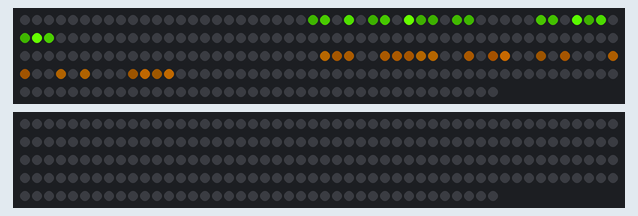
The sketch below on a simulated Arduino Uno, built with avr-gcc and run on an emulated ATmega328P. Parts: 2 × 240 RGB LEDs in strip order, left to right, continuing on the next row. Dim RGB values are drawn brighter than linear; random numbers use the default seed unless the sketch sets one.

Above: at 1.04 s.
At 4.3 s:
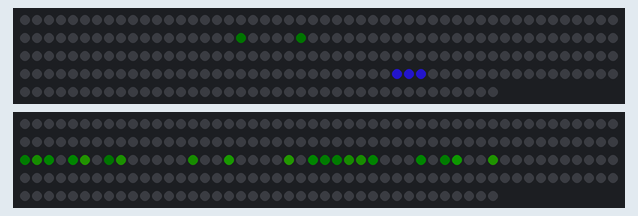
At 11.17 s:
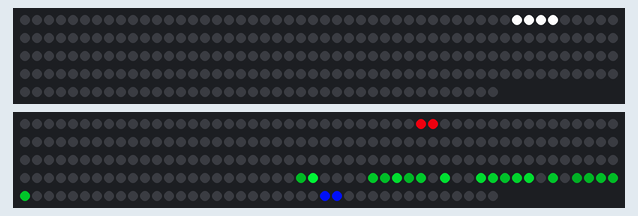
At 17.73 s:
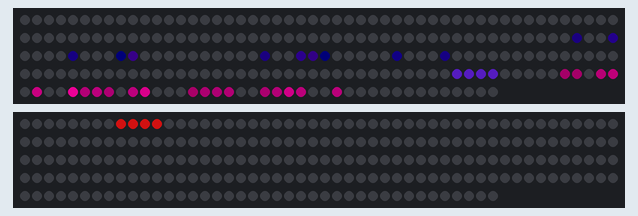
At 28.62 s:
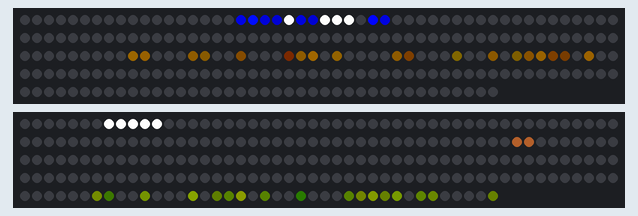
At 38.81 s:
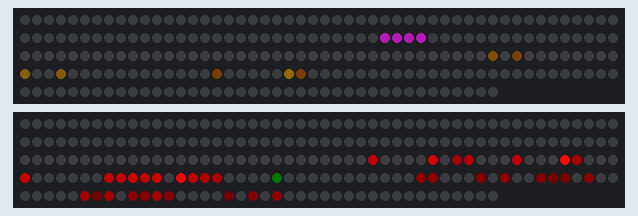

The sketch:

NeoPixelFireworks.ino
```cpp
#include <FastLED.h>
#include <LinkedList.h>

#include "Flare.h"
#include "Blast.h"
#include "Canvas.h"

// Physics
#define LEDS_PER_METER 15
#define FRAMES_PER_SECOND 200

// LEDS
#define LED_PIN_1 0
#define LED_PIN_2 2
#define COLOR_ORDER GRB
#define CHIPSET WS2812B
#define BRIGHTNESS 250
#define USE_CYCLIC_STRIP true
#define NUM_STRIPS 2
#define NUM_LEDS_PER_STRIP 240
#define NUM_LEDS NUM_LEDS_PER_STRIP *NUM_STRIPS
CRGB leds[NUM_LEDS];

// Blasts
#define BLAST_PROBABILITY_PERCENT 15
#define MAX_BLAST_COUNT 6
#define BLAST_CREATION_LIMIT_AREA 2
#define BLAST_CREATION_LIMIT_TIME_SEC 2
LinkedList<Blast *> blasts = LinkedList<Blast *>();
double lastBlastLocation = 0;
double timeOfLastBlast = 0;

// Canvas
Canvas canvas = Canvas(leds, NUM_LEDS, LEDS_PER_METER, USE_CYCLIC_STRIP);

void setup()
{
  Serial.begin(115200);
  LEDS.addLeds<CHIPSET, LED_PIN_1, COLOR_ORDER>(leds, 0, NUM_LEDS_PER_STRIP);
  LEDS.addLeds<CHIPSET, LED_PIN_2, COLOR_ORDER>(leds, NUM_LEDS_PER_STRIP, NUM_LEDS_PER_STRIP);
  LEDS.setBrightness(BRIGHTNESS);
  randomSeed(analogRead(0));
}

void loop()
{
  FastLED.clear();
  sanitizeBlasts();
  createBlasts();
  animateBlasts();
  FastLED.show();
  FastLED.delay(1000 / FRAMES_PER_SECOND);
}

void createBlasts()
{
  if (random(101) < BLAST_PROBABILITY_PERCENT && blasts.size() < MAX_BLAST_COUNT)
  {
    double currentTime = millis();
    double newLocation = (double(random8(101)) / 100) * (NUM_LEDS / LEDS_PER_METER);
    if (abs(newLocation - lastBlastLocation) > BLAST_CREATION_LIMIT_AREA || (currentTime - timeOfLastBlast) / 1000 > BLAST_CREATION_LIMIT_TIME_SEC)
    {
      blasts.add(new Blast(newLocation));
      lastBlastLocation = newLocation;
      timeOfLastBlast = millis();
    }
  }
}

void sanitizeBlasts()
{
  Blast *blast;
  int i = 0;
  while (i < blasts.size())
  {
    blast = blasts.get(i);
    if (blast->isAlive())
    {
      i++;
    }
    else
    {
      blasts.remove(i);
      delete blast;
    }
  }
}

void animateBlasts()
{
  Blast *blast;
  for (int i = 0; i < blasts.size(); i++)
  {
    blast = blasts.get(i);
    blast->update();
    blast->render(&canvas);
  }
}
```

Blast.cpp
```cpp
#include "Blast.h"

#include "Common.h"

#define MIN_FLARE_COUNT 25
#define MAX_FLARE_COUNT 30
#define MIN_VELOCITY_SEC 0.1
#define MAX_VELOCITY_SEC 2
#define MIN_FLASH_DURATION_SEC 0.3
#define MAX_FLASH_DURATION_SEC 0.8

Blast::Blast(double positionMeters)
{
  _timeOfBirth = millis();
  _flashDurationSec = randomFraction(MIN_FLASH_DURATION_SEC, MAX_FLASH_DURATION_SEC);
  _color = CHSV(random8(), 255, 255);
  _flash = new Flash(_color, positionMeters, _flashDurationSec);
  _flares = new LinkedList<Flare *>();
  _postionMeters = positionMeters;
}

void Blast::update()
{
  double timeSinceBirthSec = timeToSec(millis() - _timeOfBirth);
  if (timeSinceBirthSec > _flashDurationSec && _flares->size() == 0)
  {
    int numberOfFlares = random8(MIN_FLARE_COUNT, MAX_FLARE_COUNT);
    while (--numberOfFlares > 0)
    {
      double velocity = randomFraction(MIN_VELOCITY_SEC, MAX_VELOCITY_SEC) * (random8(2) ? 1 : -1);
      _addFlare(velocity);
    }
  }
  if (_flash)
  {
    _flash->update();
  }
  for (int i = 0; i < _flares->size(); i++)
  {
    Flare *f = _flares->get(i);
    f->update();
  }
}

void Blast::render(Canvas *canvas)
{
  for (int i = 0; i < _flares->size(); i++)
  {
    Flare *f = _flares->get(i);
    f->render(canvas);
  }
  if (_flash)
  {
    _flash->render(canvas);
  }
}

bool Blast::isAlive()
{
  for (int i = 0; i < _flares->size(); i++)
  {
    Flare *f = _flares->get(i);
    if (f->isAlive())
    {
      return true;
    }
  }
  if (_flares->size() == 0)
  {
    return true;
  }
  if (_flash && _flash->isAlive())
  {
    return true;
  }
  return false;
}

void Blast::_addFlare(double velocityMeterPerSec)
{
  _flares->add(new Flare(
      _color,
      _postionMeters,
      velocityMeterPerSec));
}

Blast::~Blast()
{
  delete _flash;
  Flare *flare;
  while (_flares->size() > 0)
  {
    flare = _flares->remove(0);
    delete flare;
  }
  delete _flares;
}
```

Blast.h
```cpp
#ifndef Blast_h
#define Blast_h

#include <LinkedList.h>
#include "Flare.h"
#include "Flash.h"
#include "Canvas.h"

class Blast
{
public:
  Blast(double positionMeters);
  bool isAlive();
  void update();
  void render(Canvas *canvas);
  ~Blast();

private:
  void _addFlare(double velocityMeterPerSec);
  double _postionMeters;
  double _timeOfBirth;
  double _flashDurationSec;
  CHSV _color;
  LinkedList<Flare *> *_flares;
  Flash *_flash;
};

#endif
```

Canvas.cpp
```cpp
#include "Canvas.h"

Canvas::Canvas(
    CRGB *leds,
    uint numberOfLEDs,
    uint LEDsPerMeter,
    bool usesCyclicStrip)
{
  _numberOfLEDs = numberOfLEDs;
  _LEDsPerMeter = LEDsPerMeter;
  _usesCyclicStrip = usesCyclicStrip;
  _leds = leds;
}

void Canvas::setColorInMeterPosition(CRGB color, double meterPosition)
{
  int ledIndexPos = _ledIndexFromMeterPosition(meterPosition);
  if (ledIndexPos >= 0 && ledIndexPos < _numberOfLEDs)
  {
    _leds[ledIndexPos] += color;
  }
}

// TODO: Support cyclic behavior for setColorInMeterPositionWithRadius method
void Canvas::setColorInMeterPositionWithRadius(CRGB color, double meterPosition, double radius)
{
  int ledIndexStart = _ledIndexFromMeterPosition(meterPosition - radius);
  int ledIndexEnd = _ledIndexFromMeterPosition(meterPosition + radius);
  int ledIndex = ledIndexStart;
  while (++ledIndex <= ledIndexEnd)
  {
    if (ledIndex >= 0 && ledIndex < _numberOfLEDs)
    {
      _leds[ledIndex] += color;
    }
  }
}

int Canvas::_ledIndexFromMeterPosition(double meterPosition)
{
  int index = floor(meterPosition * _LEDsPerMeter);
  if (_usesCyclicStrip)
  {
    index = (index % _numberOfLEDs + _numberOfLEDs) % _numberOfLEDs;
  }
  return index;
}
```

Canvas.h
```cpp
#ifndef Canvas_h
#define Canvas_h

#include <FastLED.h>

class Canvas
{
public:
  Canvas(
      CRGB *leds,
      uint numberOfLEDs,
      uint LEDsPerMeter,
      bool usesCyclicStrip);
  void setColorInMeterPosition(CRGB color, double positionMeter);
  void setColorInMeterPositionWithRadius(CRGB color, double meterPosition, double radius);

private:
  unsigned int _numberOfLEDs;
  unsigned int _LEDsPerMeter;
  CRGB *_leds;
  bool _usesCyclicStrip;
  int _ledIndexFromMeterPosition(double meterPosition);
};

#endif
```

Common.cpp
```cpp
#include "Common.h"

#include <FastLED.h>

double randomFraction(double min, double max)
{
  return (double(random8()) / 255 * (max - min)) + min;
}

double timeToSec(double time)
{
  return time / 1000.0;
}
```

Common.h
```cpp
#ifndef Common_h
#define Common_h

double randomFraction(double min, double max);
double timeToSec(double time);

#endif
```

Flare.cpp
```cpp
#include "Flare.h"

#include "Common.h"

#define BRIGHTNESS_THRESHOLD 0
#define MIN_FADE_BY_FACTOR 0.1
#define MAX_FADE_BY_FACTOR 0.2
#define MAX_FADE_BY_VALUE 255
#define MIN_IGNITION_TIME_SEC 0.05
#define MAX_IGNITION_TIME_SEC 0.15
#define VELOCITY_SLOW_DOWN_FACTOR 1.5
#define MIN_VELOCITY_METER_SEC 0.015

Flare::Flare(
    CRGB color,
    double positionMeters,
    double velocityMeterPerSec)
{
  _timeOfBirth = millis();
  _postionMeters = positionMeters;
  _color = color;
  _currentColor = CRGB::White;
  _timeOfLastUpdate = _timeOfBirth;
  _velocityMeterPerSec = velocityMeterPerSec;
  _direction = velocityMeterPerSec > 0 ? 1 : -1;
  _fadeFactor = randomFraction(MIN_FADE_BY_FACTOR, MAX_FADE_BY_FACTOR);
  _ignitionTimeSec = randomFraction(MIN_IGNITION_TIME_SEC, MAX_IGNITION_TIME_SEC);
}

bool Flare::isAlive()
{
  double timeSinceBirthSec = timeToSec(millis() - _timeOfBirth);
  bool isStillIgniting = timeSinceBirthSec < _ignitionTimeSec;
  bool isBright = _currentColor.getLuma() > BRIGHTNESS_THRESHOLD;
  return isBright || isStillIgniting;
}

void Flare::update()
{
  double currentTime = millis();
  double timeSinceLastUpdateSec = timeToSec(currentTime - _timeOfLastUpdate);
  double timeSinceBirthSec = timeToSec(currentTime - _timeOfBirth);

  double positionDeltaMeter = _velocityMeterPerSec * timeSinceLastUpdateSec;
  _postionMeters += positionDeltaMeter;
  if (abs(_velocityMeterPerSec) > MIN_VELOCITY_METER_SEC)
  {
    _velocityMeterPerSec -= VELOCITY_SLOW_DOWN_FACTOR * positionDeltaMeter;
  }

  bool isStillIgniting = timeSinceBirthSec < _ignitionTimeSec;
  _color.fadeToBlackBy(_fadeFactor * MAX_FADE_BY_VALUE);
  if (isStillIgniting)
  {
    _currentColor = CRGB::White;
  }
  else
  {
    _currentColor = _color;
  }
}

void Flare::render(Canvas *canvas)
{
  canvas->setColorInMeterPosition(_currentColor, _postionMeters);
}
```

Flare.h
```cpp
#ifndef Flare_h
#define Flare_h

#include <FastLED.h>
#include "Canvas.h"

class Flare
{
public:
  Flare(
      CRGB color,
      double positionMeters,
      double velocityMeterPerSec);
  bool isAlive();
  void update();
  void render(Canvas *canvas);

private:
  double _timeOfBirth;
  double _timeOfLastUpdate;
  double _velocityMeterPerSec;
  int _direction;
  CRGB _currentColor;
  CRGB _color;
  double _postionMeters;
  double _fadeFactor;
  double _ignitionTimeSec;
};

#endif
```

Flash.cpp
```cpp
#include "Flash.h"

#include "Common.h"

#define EXPLODE_IMPLODE_TIME_RATIO 0.8
#define MAX_EXPLODE_RADIUS_METER 0.06
#define MIN_EXPLODE_RADIUS_METER 0.2

Flash::Flash(CHSV color, double positionMeters, double durationSec)
{
  _timeOfBirth = millis();
  _positionMeters = positionMeters;
  _durationSec = durationSec;
  _explodeDurationSec = durationSec * EXPLODE_IMPLODE_TIME_RATIO;
  _implodeDurationSec = durationSec - _explodeDurationSec;
  _maxRadiusMeter = randomFraction(MIN_EXPLODE_RADIUS_METER, MAX_EXPLODE_RADIUS_METER);
  _color = color;
}

bool Flash::isAlive()
{
  double timeSinceBirthSec = timeToSec(millis() - _timeOfBirth);
  return timeSinceBirthSec < _durationSec;
}

void Flash::update()
{
  double timeSinceBirthSec = timeToSec(millis() - _timeOfBirth);
  double fractionOfProcessStage;
  if (timeSinceBirthSec < _explodeDurationSec)
  {
    double fractionOfExplode = timeSinceBirthSec / _explodeDurationSec;
    fractionOfProcessStage = _explodeFractionByTime(fractionOfExplode);
  }
  else
  {
    double fractionOfImplode = min(1, (timeSinceBirthSec - _explodeDurationSec) / _implodeDurationSec);
    fractionOfProcessStage = _implodeFractionByTime(fractionOfImplode);
  }
  //_color = CHSV(255, 0, fractionOfProcessStage * 255);
  _color.sat = fractionOfProcessStage * 255;
  _color.val = fractionOfProcessStage * 255;
  _radiusMeter = _maxRadiusMeter * fractionOfProcessStage;
}

void Flash::render(Canvas *canvas)
{
  if (!isAlive())
  {
    return;
  }
  canvas->setColorInMeterPositionWithRadius(_color, _positionMeters, _radiusMeter);
}

double Flash::_explodeFractionByTime(double timeFraction)
{
  return (double(ease8InOutQuad(127 + timeFraction * 128)) - 126.0) / 129.0;
}

double Flash::_implodeFractionByTime(double timeFraction)
{
  return (255.0 - double(ease8InOutQuad(timeFraction * 128))) / 255.0;
}
```

Flash.h
```cpp
#ifndef Flash_h
#define Flash_h

#include <FastLED.h>
#include "Canvas.h"

class Flash
{
public:
  Flash(CHSV color, double positionMeters, double durationSec);
  bool isAlive();
  void update();
  void render(Canvas *canvas);

private:
  double _timeOfBirth;
  double _durationSec;
  double _explodeDurationSec;
  double _implodeDurationSec;
  double _positionMeters;
  double _maxRadiusMeter;
  double _radiusMeter;
  CHSV _color;
  double _explodeFractionByTime(double timeFraction);
  double _implodeFractionByTime(double timeFraction);
};

#endif
```
